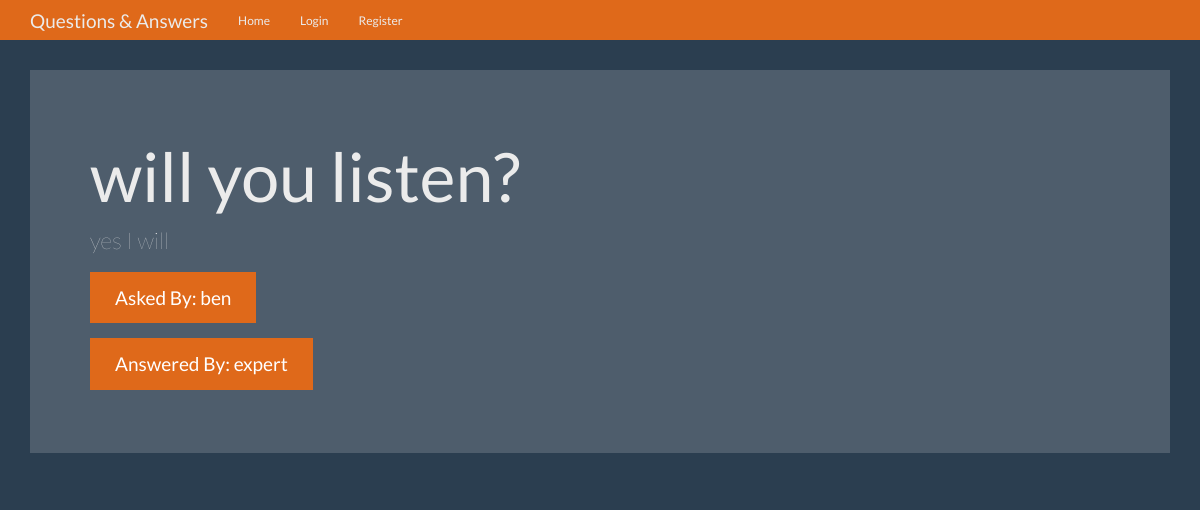
The page /question/5 on the database its author committed.
### tables this page shows
CREATE TABLE questions (
    id integer primary key autoincrement,
    question_text text not null,
    answer_text text,
    asked_by_id integer not null,
    expert_id integer not null

);

CREATE TABLE users (
    id integer primary key autoincrement,
    name text not null,
    password text not null,
    expert boolean not null,
    admin boolean not null
);

### app.py (the view)
@app.route('/question/<question_id>')
def question(question_id):
    user = get_current_user()
    db = get_db()
    question_cur = db.execute('select question_text, answer_text, '
                              'asker.name as asker_name, '
                              'expert.name as expert_name '
                              'from questions '
                              'inner join users as asker '
                              'on asker.id = questions.asked_by_id '
                              'inner join users as expert '
                              'on expert.id = questions.expert_id '
                              'where questions.id = ?', [question_id])
    question = question_cur.fetchone()
    return render_template('question.html', user=user, question=question)

### app.py (called while the page is built)
def get_current_user():
    user_result = None
    if 'user' in session:
        user = session['user']
        db = get_db()
        user_cur = db.execute('select id, name, password, expert, admin '
                              'from users where name = ?', [user])
        user_result = user_cur.fetchone()
    return user_result

### database.py (called while the page is built)
def connect_db():
    sql = sqlite3.connect('/Users/redbook/PycharmProjects/QandA/questions.db')
    sql.row_factory = sqlite3.Row
    return sql

def get_db():
    if not hasattr(g, 'sqlite_db'):
        g.sqlite_db = connect_db()
    return g.sqlite_db

### templates/question.html (shortened to what this page needs)
{% extends 'base.html' %}
{% block content %}
    <div class="container theme-showcase" role="main">
      <div class="jumbotron">
        <h1>{{question.question_text}}</h1>
        <p>{{ question.answer_text}}</p>
        <p><a class="btn btn-primary btn-lg">Asked By: {{question.asker_name}}</a></p>
        <p><a class="btn btn-primary btn-lg">Answered By: {{question.expert_name}}</a></p>
      </div>
    </div>
{% endblock %}

### static/theme.css (style rules this page uses)
body { padding-top: 70px; padding-bottom: 30px; }

### rows shown on the page
questions: question_text "will you listen?", answer_text "yes I will"
users: asker_name "ben"
users: expert_name "expert"
